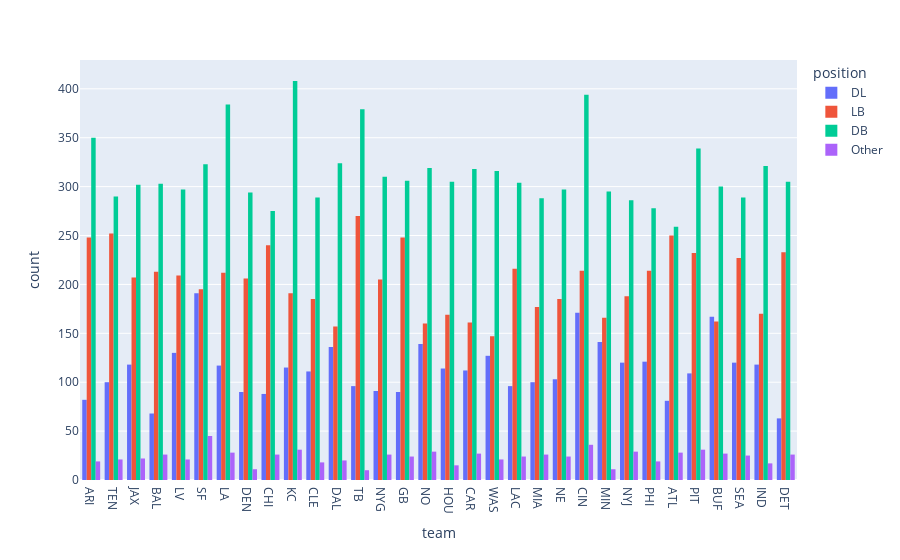

Notebook cell for this chart:
### Code cell
fig = px.histogram(df_solo_tackles, x="team",
             color='position', barmode='group', 
             height=400, category_orders=dict(position=["DL", "LB", "DB", "Other"]))
fig.show()

### Figure 1 — Plotly figure (JSON) as saved in the notebook; plotly's stock layout.template omitted (floating-point values rounded to 4 significant figures; data arrays with more than 128 entries replaced by an {"elided": "..."} marker saying what was removed)
{"data": [{"alignmentgroup": "True", "bingroup": "x", "hovertemplate": "position=DL<br>team=%{x}<br>count=%{y}<extra></extra>", "legendgroup": "DL", "marker": {"color": "#636efa", "pattern": {"shape": ""}}, "name": "DL", "offsetgroup": "DL", "orientation": "v", "showlegend": true, "type": "histogram", "x": {"elided": "3625 str values"}, "xaxis": "x", "yaxis": "y"}, {"alignmentgroup": "True", "bingroup": "x", "hovertemplate": "position=LB<br>team=%{x}<br>count=%{y}<extra></extra>", "legendgroup": "LB", "marker": {"color": "#EF553B", "pattern": {"shape": ""}}, "name": "LB", "offsetgroup": "LB", "orientation": "v", "showlegend": true, "type": "histogram", "x": {"elided": "6509 str values"}, "xaxis": "x", "yaxis": "y"}, {"alignmentgroup": "True", "bingroup": "x", "hovertemplate": "position=DB<br>team=%{x}<br>count=%{y}<extra></extra>", "legendgroup": "DB", "marker": {"color": "#00cc96", "pattern": {"shape": ""}}, "name": "DB", "offsetgroup": "DB", "orientation": "v", "showlegend": true, "type": "histogram", "x": {"elided": "10047 str values"}, "xaxis": "x", "yaxis": "y"}, {"alignmentgroup": "True", "bingroup": "x", "hovertemplate": "position=Other<br>team=%{x}<br>count=%{y}<extra></extra>", "legendgroup": "Other", "marker": {"color": "#ab63fa", "pattern": {"shape": ""}}, "name": "Other", "offsetgroup": "Other", "orientation": "v", "showlegend": true, "type": "histogram", "x": {"elided": "763 str values"}, "xaxis": "x", "yaxis": "y"}], "layout": {"autosize": true, "barmode": "group", "legend": {"title": {"text": "position"}, "tracegroupgap": 0}, "margin": {"t": 60}, "xaxis": {"anchor": "y", "autorange": true, "domain": [0, 1], "range": [-0.5, 31.5], "title": {"text": "team"}, "type": "category"}, "yaxis": {"anchor": "x", "autorange": true, "domain": [0, 1], "range": [0, 429.5], "title": {"text": "count"}}}}
